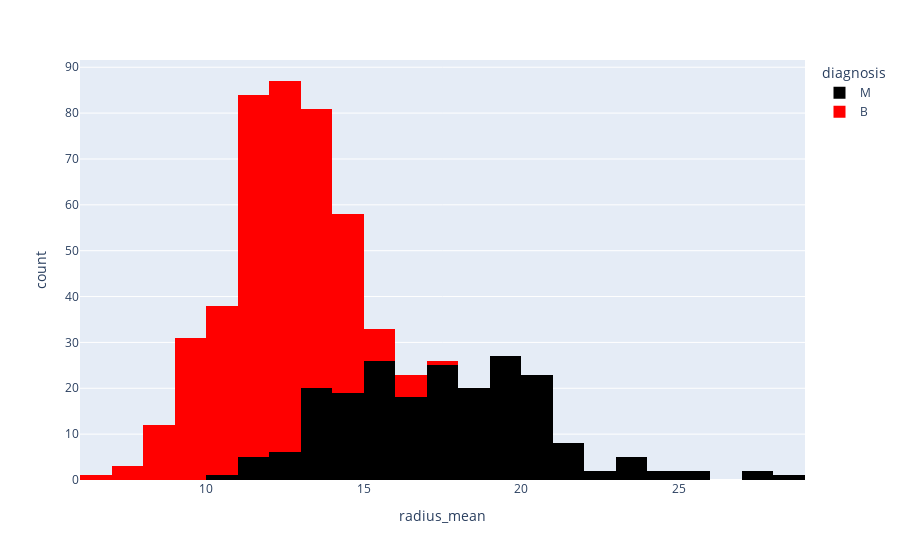

Write notebook code for a chart like this one.
### Code cell
px.histogram(data_frame=df,x='radius_mean',color='diagnosis',color_discrete_sequence=['black','red'])

### Figure 1 — Plotly figure (JSON) as saved in the notebook; plotly's stock layout.template omitted (floating-point values rounded to 4 significant figures; data arrays with more than 128 entries replaced by an {"elided": "..."} marker saying what was removed)
{"data": [{"bingroup": "x", "hovertemplate": "diagnosis=M<br>radius_mean=%{x}<br>count=%{y}<extra></extra>", "legendgroup": "M", "marker": {"color": "black", "pattern": {"shape": ""}}, "name": "M", "orientation": "v", "showlegend": true, "type": "histogram", "x": {"elided": "212 float values"}, "xaxis": "x", "yaxis": "y"}, {"bingroup": "x", "hovertemplate": "diagnosis=B<br>radius_mean=%{x}<br>count=%{y}<extra></extra>", "legendgroup": "B", "marker": {"color": "red", "pattern": {"shape": ""}}, "name": "B", "orientation": "v", "showlegend": true, "type": "histogram", "x": {"elided": "357 float values"}, "xaxis": "x", "yaxis": "y"}], "layout": {"barmode": "relative", "legend": {"title": {"text": "diagnosis"}, "tracegroupgap": 0}, "margin": {"t": 60}, "xaxis": {"anchor": "y", "domain": [0, 1], "title": {"text": "radius_mean"}}, "yaxis": {"anchor": "x", "domain": [0, 1], "title": {"text": "count"}}}}
